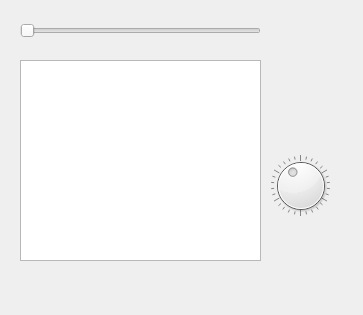
<?xml version="1.0" encoding="UTF-8"?>
<ui version="4.0">
 <class>MyMusicPlayer</class>
 <widget class="QDialog" name="MyMusicPlayer">
  <property name="geometry">
   <rect>
    <x>0</x>
    <y>0</y>
    <width>363</width>
    <height>315</height>
   </rect>
  </property>
  <property name="windowTitle">
   <string>MyMusicPlayer</string>
  </property>
  <widget class="QListWidget" name="listWidget">
   <property name="geometry">
    <rect>
     <x>20</x>
     <y>60</y>
     <width>241</width>
     <height>201</height>
    </rect>
   </property>
  </widget>
  <widget class="QPushButton" name="btn_add">
   <property name="geometry">
    <rect>
     <x>20</x>
     <y>270</y>
     <width>32</width>
     <height>32</height>
    </rect>
   </property>
   <property name="minimumSize">
    <size>
     <width>32</width>
     <height>32</height>
    </size>
   </property>
   <property name="maximumSize">
    <size>
     <width>32</width>
     <height>32</height>
    </size>
   </property>
   <property name="focusPolicy">
    <enum>Qt::NoFocus</enum>
   </property>
   <property name="text">
    <string/>
   </property>
   <property name="icon">
    <iconset resource="images.qrc">
     <normaloff>:/png/png/Add.png</normaloff>:/png/png/Add.png</iconset>
   </property>
   <property name="iconSize">
    <size>
     <width>32</width>
     <height>32</height>
    </size>
   </property>
   <property name="flat">
    <bool>true</bool>
   </property>
  </widget>
  <widget class="QPushButton" name="btn_play">
   <property name="geometry">
    <rect>
     <x>70</x>
     <y>270</y>
     <width>32</width>
     <height>32</height>
    </rect>
   </property>
   <property name="minimumSize">
    <size>
     <width>32</width>
     <height>32</height>
    </size>
   </property>
   <property name="maximumSize">
    <size>
     <width>32</width>
     <height>32</height>
    </size>
   </property>
   <property name="focusPolicy">
    <enum>Qt::NoFocus</enum>
   </property>
   <property name="text">
    <string/>
   </property>
   <property name="icon">
    <iconset resource="images.qrc">
     <normaloff>:/png/png/play.png</normaloff>:/png/png/play.png</iconset>
   </property>
   <property name="iconSize">
    <size>
     <width>32</width>
     <height>32</height>
    </size>
   </property>
   <property name="flat">
    <bool>true</bool>
   </property>
  </widget>
  <widget class="QPushButton" name="btn_pause">
   <property name="geometry">
    <rect>
     <x>120</x>
     <y>270</y>
     <width>32</width>
     <height>32</height>
    </rect>
   </property>
   <property name="minimumSize">
    <size>
     <width>32</width>
     <height>32</height>
    </size>
   </property>
   <property name="maximumSize">
    <size>
     <width>32</width>
     <height>32</height>
    </size>
   </property>
   <property name="focusPolicy">
    <enum>Qt::NoFocus</enum>
   </property>
   <property name="text">
    <string/>
   </property>
   <property name="icon">
    <iconset resource="images.qrc">
     <normaloff>:/png/png/pause.png</normaloff>:/png/png/pause.png</iconset>
   </property>
   <property name="iconSize">
    <size>
     <width>32</width>
     <height>32</height>
    </size>
   </property>
   <property name="flat">
    <bool>true</bool>
   </property>
  </widget>
  <widget class="QPushButton" name="btn_prev">
   <property name="geometry">
    <rect>
     <x>170</x>
     <y>270</y>
     <width>32</width>
     <height>32</height>
    </rect>
   </property>
   <property name="minimumSize">
    <size>
     <width>32</width>
     <height>32</height>
    </size>
   </property>
   <property name="maximumSize">
    <size>
     <width>32</width>
     <height>32</height>
    </size>
   </property>
   <property name="focusPolicy">
    <enum>Qt::NoFocus</enum>
   </property>
   <property name="text">
    <string/>
   </property>
   <property name="icon">
    <iconset resource="images.qrc">
     <normaloff>:/png/png/reverse.png</normaloff>:/png/png/reverse.png</iconset>
   </property>
   <property name="iconSize">
    <size>
     <width>32</width>
     <height>32</height>
    </size>
   </property>
   <property name="flat">
    <bool>true</bool>
   </property>
  </widget>
  <widget class="QPushButton" name="btn_next">
   <property name="geometry">
    <rect>
     <x>220</x>
     <y>270</y>
     <width>32</width>
     <height>32</height>
    </rect>
   </property>
   <property name="minimumSize">
    <size>
     <width>32</width>
     <height>32</height>
    </size>
   </property>
   <property name="maximumSize">
    <size>
     <width>32</width>
     <height>32</height>
    </size>
   </property>
   <property name="focusPolicy">
    <enum>Qt::NoFocus</enum>
   </property>
   <property name="text">
    <string/>
   </property>
   <property name="icon">
    <iconset resource="images.qrc">
     <normaloff>:/png/png/next.png</normaloff>:/png/png/next.png</iconset>
   </property>
   <property name="iconSize">
    <size>
     <width>32</width>
     <height>32</height>
    </size>
   </property>
   <property name="flat">
    <bool>true</bool>
   </property>
  </widget>
  <widget class="QDial" name="volume">
   <property name="geometry">
    <rect>
     <x>270</x>
     <y>150</y>
     <width>61</width>
     <height>71</height>
    </rect>
   </property>
   <property name="maximum">
    <number>120</number>
   </property>
   <property name="value">
    <number>50</number>
   </property>
   <property name="wrapping">
    <bool>true</bool>
   </property>
   <property name="notchesVisible">
    <bool>true</bool>
   </property>
  </widget>
  <widget class="QSlider" name="playTimeSlider">
   <property name="geometry">
    <rect>
     <x>20</x>
     <y>20</y>
     <width>241</width>
     <height>22</height>
    </rect>
   </property>
   <property name="orientation">
    <enum>Qt::Horizontal</enum>
   </property>
  </widget>
 </widget>
 <layoutdefault spacing="6" margin="11"/>
 <resources>
  <include location="images.qrc"/>
 </resources>
 <connections/>
</ui>
